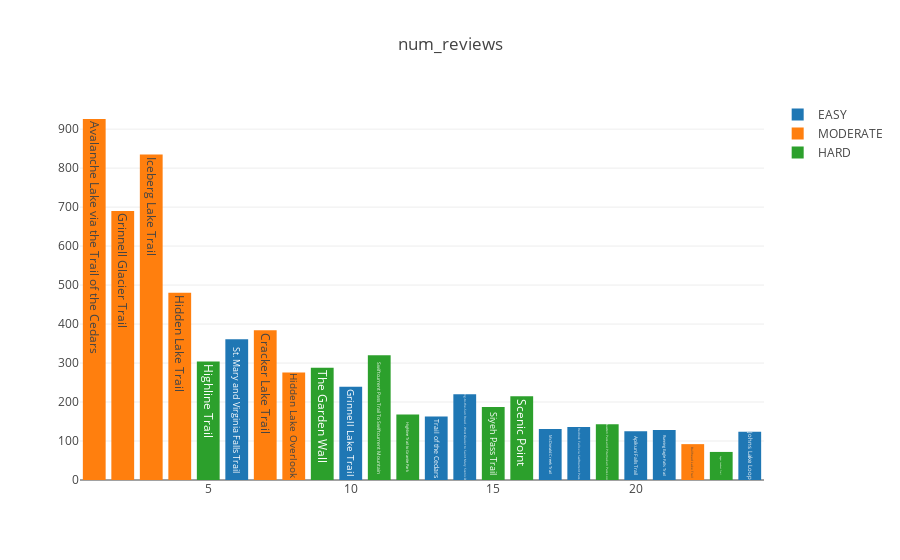
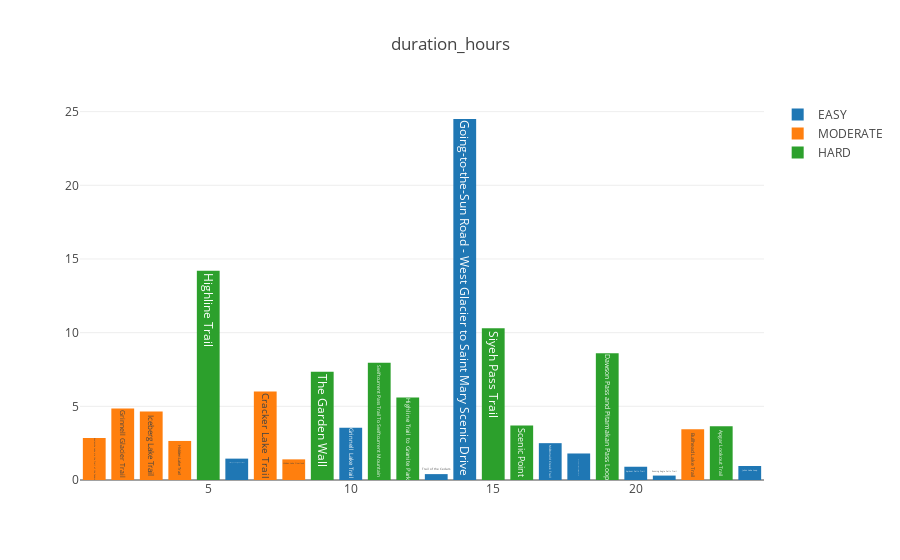
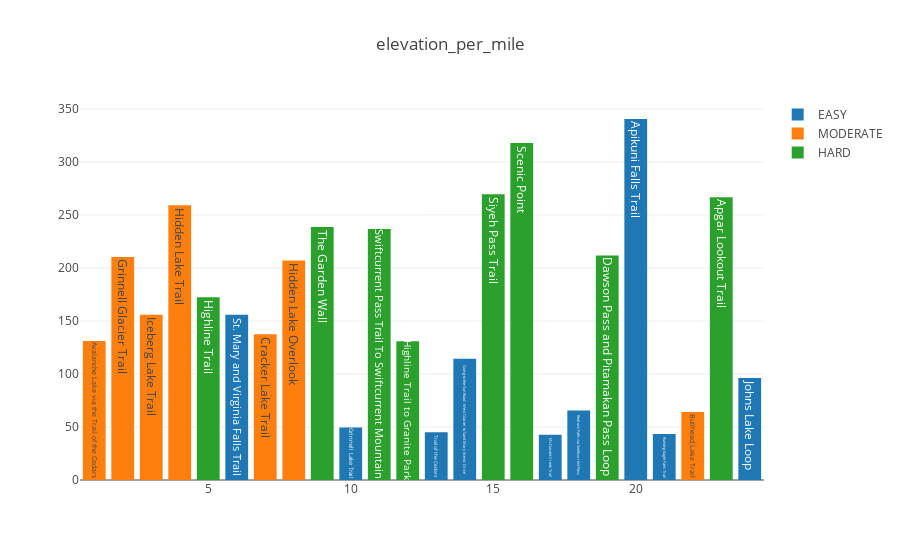
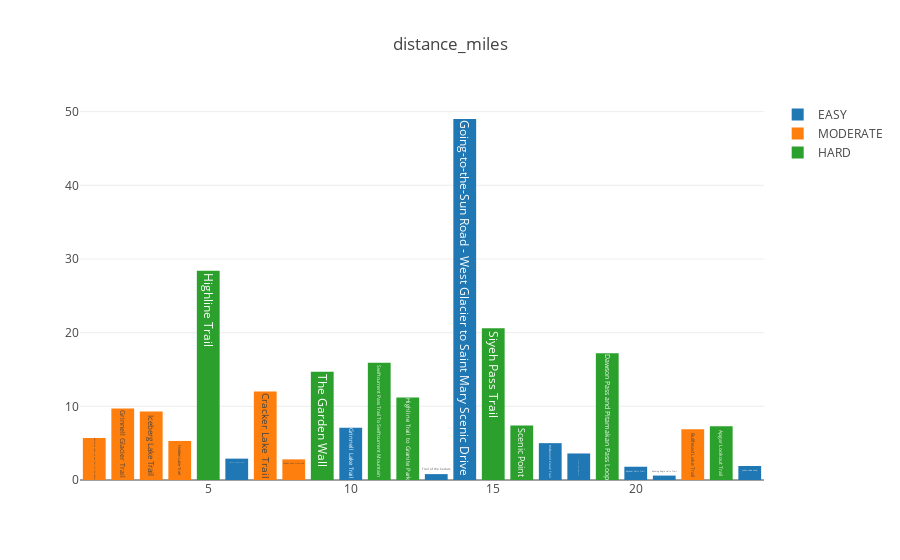

These figures' notebook cell, in order:
### Code cell
columns = ['num_reviews','duration_hours','elevation_per_mile','distance_miles','elevation_feet','rating']
for col in columns:
    t1 = go.Bar(x= df[df.difficulty == 'EASY']['ranking'],
                y= df[df.difficulty == 'EASY'][col],
                text=df[df.difficulty == 'EASY']['name'],
                textposition = 'auto',
                name='EASY')

    t2 = go.Bar(x= df[df.difficulty == 'MODERATE']['ranking'],
                y= df[df.difficulty == 'MODERATE'][col],
                text=df[df.difficulty == 'MODERATE']['name'],
                textposition = 'auto',
                name='MODERATE')

    t3 = go.Bar(x= df[df.difficulty == 'HARD']['ranking'],
                y= df[df.difficulty == 'HARD'][col],
                text=df[df.difficulty == 'HARD']['name'],
                textposition = 'auto',
                name='HARD')
    data = [t1,t2,t3]
    layout = go.Layout(title=col)
    fig = go.Figure(data,layout)
    py.iplot(fig)

### Figure 1 — Plotly figure (JSON) as saved in the notebook; plotly's stock layout.template omitted (floating-point values rounded to 4 significant figures)
{"data": [{"name": "EASY", "text": ["St. Mary and Virginia Falls Trail", "Grinnell Lake Trail", "Trail of the Cedars", "Going-to-the-Sun Road - West Glacier to Saint Mary Scenic Drive", "McDonald Creek Trail", "Redrock Falls via Swiftcurrent Pass", "Apikuni Falls Trail", "Running Eagle Falls Trail", "Johns Lake Loop"], "textposition": "auto", "type": "bar", "uid": "3fc29978-dd77-4593-8b90-67555680afa8", "x": ["#6", "#10", "#13", "#14", "#17", "#18", "#20", "#21", "#24"], "y": [361, 239, 163, 220, 131, 136, 125, 128, 124]}, {"name": "MODERATE", "text": ["Avalanche Lake via the Trail of the Cedars", "Grinnell Glacier Trail", "Iceberg Lake Trail", "Hidden Lake Trail", "Cracker Lake Trail", "Hidden Lake Overlook", "Bullhead Lake Trail"], "textposition": "auto", "type": "bar", "uid": "4329236b-ced7-469f-a462-d02fcaba4a6b", "x": ["#1", "#2", "#3", "#4", "#7", "#8", "#22"], "y": [926, 690, 835, 480, 384, 276, 92]}, {"name": "HARD", "text": ["Highline Trail", "The Garden Wall", "Swiftcurrent Pass Trail To Swiftcurrent Mountain", "Highline Trail to Granite Park", "Siyeh Pass Trail", "Scenic Point", "Dawson Pass and Pitamakan Pass Loop", "Apgar Lookout Trail"], "textposition": "auto", "type": "bar", "uid": "1d2d47ee-9ec3-49a6-8b35-58ccf086a388", "x": ["#5", "#9", "#11", "#12", "#15", "#16", "#19", "#23"], "y": [304, 288, 320, 168, 187, 215, 143, 72]}], "layout": {"title": "num_reviews"}}

### Figure 2 — Plotly figure (JSON) as saved in the notebook; plotly's stock layout.template omitted (floating-point values rounded to 4 significant figures)
{"data": [{"name": "EASY", "text": ["St. Mary and Virginia Falls Trail", "Grinnell Lake Trail", "Trail of the Cedars", "Going-to-the-Sun Road - West Glacier to Saint Mary Scenic Drive", "McDonald Creek Trail", "Redrock Falls via Swiftcurrent Pass", "Apikuni Falls Trail", "Running Eagle Falls Trail", "Johns Lake Loop"], "textposition": "auto", "type": "bar", "uid": "21d8b053-3212-407f-9632-f406e9aa17a1", "x": ["#6", "#10", "#13", "#14", "#17", "#18", "#20", "#21", "#24"], "y": [1.45, 3.55, 0.4, 24.5, 2.5, 1.8, 0.9, 0.3, 0.95]}, {"name": "MODERATE", "text": ["Avalanche Lake via the Trail of the Cedars", "Grinnell Glacier Trail", "Iceberg Lake Trail", "Hidden Lake Trail", "Cracker Lake Trail", "Hidden Lake Overlook", "Bullhead Lake Trail"], "textposition": "auto", "type": "bar", "uid": "1bf1d065-87bb-4ab8-9ea1-cf1f8cbbe5da", "x": ["#1", "#2", "#3", "#4", "#7", "#8", "#22"], "y": [2.85, 4.85, 4.65, 2.65, 6, 1.4, 3.45]}, {"name": "HARD", "text": ["Highline Trail", "The Garden Wall", "Swiftcurrent Pass Trail To Swiftcurrent Mountain", "Highline Trail to Granite Park", "Siyeh Pass Trail", "Scenic Point", "Dawson Pass and Pitamakan Pass Loop", "Apgar Lookout Trail"], "textposition": "auto", "type": "bar", "uid": "35dbe280-a3b3-49e4-9546-342a86234a60", "x": ["#5", "#9", "#11", "#12", "#15", "#16", "#19", "#23"], "y": [14.2, 7.35, 7.95, 5.6, 10.3, 3.7, 8.6, 3.65]}], "layout": {"title": "duration_hours"}}

### Figure 3 — Plotly figure (JSON) as saved in the notebook; plotly's stock layout.template omitted (floating-point values rounded to 4 significant figures)
{"data": [{"name": "EASY", "text": ["St. Mary and Virginia Falls Trail", "Grinnell Lake Trail", "Trail of the Cedars", "Going-to-the-Sun Road - West Glacier to Saint Mary Scenic Drive", "McDonald Creek Trail", "Redrock Falls via Swiftcurrent Pass", "Apikuni Falls Trail", "Running Eagle Falls Trail", "Johns Lake Loop"], "textposition": "auto", "type": "bar", "uid": "f2a313cd-e47c-46e5-9723-f69772822211", "x": ["#6", "#10", "#13", "#14", "#17", "#18", "#20", "#21", "#24"], "y": [155.9, 49.44, 45, 114.3, 42.6, 65.56, 340.6, 43.33, 96.32]}, {"name": "MODERATE", "text": ["Avalanche Lake via the Trail of the Cedars", "Grinnell Glacier Trail", "Iceberg Lake Trail", "Hidden Lake Trail", "Cracker Lake Trail", "Hidden Lake Overlook", "Bullhead Lake Trail"], "textposition": "auto", "type": "bar", "uid": "ba9651a2-7ccc-44e8-ace7-1e126cabf43c", "x": ["#1", "#2", "#3", "#4", "#7", "#8", "#22"], "y": [131.2, 210.3, 155.9, 259.2, 137.5, 207.1, 64.06]}, {"name": "HARD", "text": ["Highline Trail", "The Garden Wall", "Swiftcurrent Pass Trail To Swiftcurrent Mountain", "Highline Trail to Granite Park", "Siyeh Pass Trail", "Scenic Point", "Dawson Pass and Pitamakan Pass Loop", "Apgar Lookout Trail"], "textposition": "auto", "type": "bar", "uid": "aae2496a-6f7f-45ca-a204-6008aa8897a3", "x": ["#5", "#9", "#11", "#12", "#15", "#16", "#19", "#23"], "y": [172.4, 238.6, 236.9, 130.9, 269.5, 317.8, 211.7, 266.8]}], "layout": {"title": "elevation_per_mile"}}

### Figure 4 — Plotly figure (JSON) as saved in the notebook; plotly's stock layout.template omitted (floating-point values rounded to 4 significant figures)
{"data": [{"name": "EASY", "text": ["St. Mary and Virginia Falls Trail", "Grinnell Lake Trail", "Trail of the Cedars", "Going-to-the-Sun Road - West Glacier to Saint Mary Scenic Drive", "McDonald Creek Trail", "Redrock Falls via Swiftcurrent Pass", "Apikuni Falls Trail", "Running Eagle Falls Trail", "Johns Lake Loop"], "textposition": "auto", "type": "bar", "uid": "ac6fd765-baff-413f-a5ed-52fb5bd6cbb4", "x": ["#6", "#10", "#13", "#14", "#17", "#18", "#20", "#21", "#24"], "y": [2.9, 7.1, 0.8, 49, 5, 3.6, 1.8, 0.6, 1.9]}, {"name": "MODERATE", "text": ["Avalanche Lake via the Trail of the Cedars", "Grinnell Glacier Trail", "Iceberg Lake Trail", "Hidden Lake Trail", "Cracker Lake Trail", "Hidden Lake Overlook", "Bullhead Lake Trail"], "textposition": "auto", "type": "bar", "uid": "ec195cf3-13cd-4211-bdde-e866cabb67bc", "x": ["#1", "#2", "#3", "#4", "#7", "#8", "#22"], "y": [5.7, 9.7, 9.3, 5.3, 12, 2.8, 6.9]}, {"name": "HARD", "text": ["Highline Trail", "The Garden Wall", "Swiftcurrent Pass Trail To Swiftcurrent Mountain", "Highline Trail to Granite Park", "Siyeh Pass Trail", "Scenic Point", "Dawson Pass and Pitamakan Pass Loop", "Apgar Lookout Trail"], "textposition": "auto", "type": "bar", "uid": "b7deda47-ddf7-485c-9ac8-f643257d3f20", "x": ["#5", "#9", "#11", "#12", "#15", "#16", "#19", "#23"], "y": [28.4, 14.7, 15.9, 11.2, 20.6, 7.4, 17.2, 7.3]}], "layout": {"title": "distance_miles"}}
